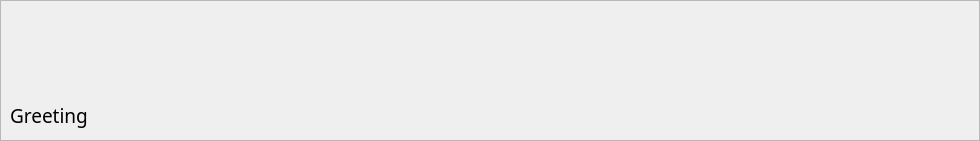
                    <widget class="QFrame" name="frmHeader">
                        <property name="sizePolicy">
                            <sizepolicy hsizetype="Preferred" vsizetype="Fixed">
                                <horstretch>0</horstretch>
                                <verstretch>0</verstretch>
                            </sizepolicy>
                        </property>
                        <property name="minimumSize">
                            <size>
                                <width>0</width>
                                <height>141</height>
                            </size>
                        </property>
                        <property name="styleSheet">
                            <string notr="true">background-color: rgba(247, 241, 227,.75);</string>
                        </property>
                        <property name="frameShape">
                            <enum>QFrame::StyledPanel</enum>
                        </property>
                        <property name="frameShadow">
                            <enum>QFrame::Raised</enum>
                        </property>
                        <widget class="QLabel" name="lblGreeting">
                            <property name="geometry">
                                <rect>
                                    <x>10</x>
                                    <y>100</y>
                                    <width>961</width>
                                    <height>31</height>
                                </rect>
                            </property>
                            <property name="font">
                                <font>
                                    <family>Microsoft YaHei UI Light</family>
                                    <pointsize>14</pointsize>
                                </font>
                            </property>
                            <property name="styleSheet">
                                <string notr="true">background: none;
                                    border: none;
                                    color: rgba(0, 70, 95,.95);
                                </string>
                            </property>
                            <property name="text">
                                <string>Greeting</string>
                            </property>
                            <property name="alignment">
                                <set>Qt::AlignLeading|Qt::AlignLeft|Qt::AlignVCenter</set>
                            </property>
                        </widget>
                        <widget class="QToolButton" name="btnToggleWindowSize">
                            <property name="geometry">
                                <rect>
                                    <x>930</x>
                                    <y>10</y>
                                    <width>31</width>
                                    <height>31</height>
                                </rect>
                            </property>
                            <property name="font">
                                <font>
                                    <family>Microsoft YaHei Light</family>
                                    <pointsize>9</pointsize>
                                </font>
                            </property>
                            <property name="toolTip">
                                <string>Maximize Window</string>
                            </property>
                            <property name="styleSheet">
                                <string notr="true">QToolButton{
                                    background: none;
                                    border: none;
                                    }
                                    QToolButton:hover:!pressed{
                                    border-left: 1px solid transparent;
                                    }
                                </string>
                            </property>
                            <property name="iconSize">
                                <size>
                                    <width>25</width>
                                    <height>25</height>
                                </size>
                            </property>
                            <property name="toolButtonStyle">
                                <enum>Qt::ToolButtonIconOnly</enum>
                            </property>
                        </widget>
                        <widget class="QToolButton" name="btnCollapse">
                            <property name="geometry">
                                <rect>
                                    <x>890</x>
                                    <y>10</y>
                                    <width>31</width>
                                    <height>31</height>
                                </rect>
                            </property>
                            <property name="font">
                                <font>
                                    <family>Microsoft YaHei Light</family>
                                    <pointsize>9</pointsize>
                                </font>
                            </property>
                            <property name="toolTip">
                                <string>Collapse Window</string>
                            </property>
                            <property name="styleSheet">
                                <string notr="true">QToolButton{
                                    background: none;
                                    border: none;
                                    }
                                    QToolButton:hover:!pressed{
                                    border-left: 1px solid transparent;
                                    }
                                </string>
                            </property>
                            <property name="iconSize">
                                <size>
                                    <width>25</width>
                                    <height>25</height>
                                </size>
                            </property>
                            <property name="toolButtonStyle">
                                <enum>Qt::ToolButtonIconOnly</enum>
                            </property>
                        </widget>
                    </widget>
